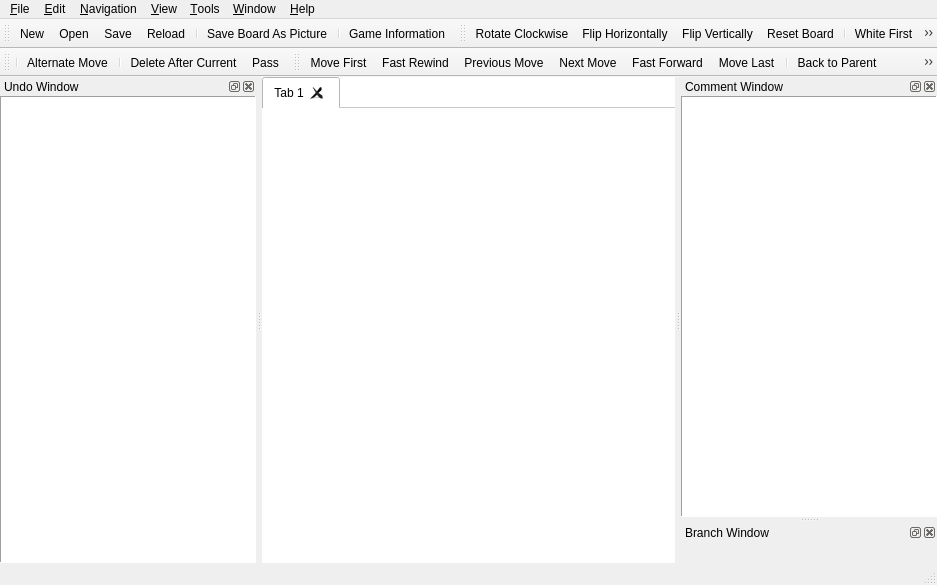
<?xml version="1.0" encoding="UTF-8"?>
<ui version="4.0">
 <class>MainWindow</class>
 <widget class="QMainWindow" name="MainWindow">
  <property name="geometry">
   <rect>
    <x>0</x>
    <y>0</y>
    <width>937</width>
    <height>585</height>
   </rect>
  </property>
  <property name="sizePolicy">
   <sizepolicy hsizetype="Minimum" vsizetype="Preferred">
    <horstretch>0</horstretch>
    <verstretch>0</verstretch>
   </sizepolicy>
  </property>
  <property name="acceptDrops">
   <bool>true</bool>
  </property>
  <property name="windowTitle">
   <string>mugo</string>
  </property>
  <property name="windowIcon">
   <iconset>
    <normaloff>:/pics/mugo.png</normaloff>:/pics/mugo.png</iconset>
  </property>
  <widget class="QWidget" name="centralWidget">
   <property name="styleSheet">
    <string>background-color: rgb(255, 255, 255);</string>
   </property>
   <layout class="QHBoxLayout" name="horizontalLayout_3">
    <property name="margin">
     <number>0</number>
    </property>
    <item>
     <widget class="QTabWidget" name="boardTabWidget">
      <property name="documentMode">
       <bool>true</bool>
      </property>
      <property name="tabsClosable">
       <bool>true</bool>
      </property>
      <property name="movable">
       <bool>true</bool>
      </property>
      <widget class="QWidget" name="tab">
       <attribute name="title">
        <string>Tab 1</string>
       </attribute>
       <layout class="QVBoxLayout" name="verticalLayout">
        <property name="margin">
         <number>0</number>
        </property>
       </layout>
      </widget>
     </widget>
    </item>
   </layout>
  </widget>
  <widget class="QMenuBar" name="menuBar">
   <property name="geometry">
    <rect>
     <x>0</x>
     <y>0</y>
     <width>937</width>
     <height>20</height>
    </rect>
   </property>
   <widget class="QMenu" name="menuFile">
    <property name="title">
     <string>&amp;File</string>
    </property>
    <widget class="QMenu" name="menuRecentFiles">
     <property name="title">
      <string>Recent Files</string>
     </property>
    </widget>
    <addaction name="actionNew"/>
    <addaction name="actionOpen"/>
    <addaction name="actionOpenURL"/>
    <addaction name="actionReload"/>
    <addaction name="separator"/>
    <addaction name="actionSave"/>
    <addaction name="actionSaveAs"/>
    <addaction name="separator"/>
    <addaction name="actionSaveBoardAsPicture"/>
    <addaction name="actionExportAsciiToClipboard"/>
    <addaction name="separator"/>
    <addaction name="actionCloseTab"/>
    <addaction name="separator"/>
    <addaction name="actionPrint"/>
    <addaction name="separator"/>
    <addaction name="menuRecentFiles"/>
    <addaction name="separator"/>
    <addaction name="actionExit"/>
   </widget>
   <widget class="QMenu" name="menuEdit">
    <property name="title">
     <string>&amp;Edit</string>
    </property>
    <widget class="QMenu" name="menuStoneMarkers">
     <property name="title">
      <string>Stone &amp;&amp; &amp;Markers</string>
     </property>
     <addaction name="actionAddBlackStone"/>
     <addaction name="actionAddWhiteStone"/>
     <addaction name="actionAddEmpty"/>
     <addaction name="separator"/>
     <addaction name="actionAddLabel"/>
     <addaction name="actionAddLabelManually"/>
     <addaction name="actionAddCircle"/>
     <addaction name="actionAddCross"/>
     <addaction name="actionAddSquare"/>
     <addaction name="actionAddTriangle"/>
     <addaction name="actionDeleteMarker"/>
    </widget>
    <widget class="QMenu" name="menuEncoding">
     <property name="title">
      <string>&amp;Encoding</string>
     </property>
     <addaction name="actionEncodingUTF8"/>
     <addaction name="separator"/>
     <addaction name="actionISO8859_1"/>
     <addaction name="actionISO8859_15"/>
     <addaction name="actionWindows_1252"/>
     <addaction name="actionISO8859_14"/>
     <addaction name="actionISO8859_7"/>
     <addaction name="actionWindows_1253"/>
     <addaction name="actionISO8859_10"/>
     <addaction name="actionISO8859_3"/>
     <addaction name="separator"/>
     <addaction name="actionISO8859_4"/>
     <addaction name="actionISO8859_13"/>
     <addaction name="actionWindows_1257"/>
     <addaction name="actionISO8859_2"/>
     <addaction name="actionWindows_1250"/>
     <addaction name="actionISO8859_5"/>
     <addaction name="actionWindows_1251"/>
     <addaction name="actionKoi8_R"/>
     <addaction name="actionKoi8_U"/>
     <addaction name="actionISO8859_16"/>
     <addaction name="separator"/>
     <addaction name="actionISO8859_11"/>
     <addaction name="actionISO8859_9"/>
     <addaction name="actionWindows_1254"/>
     <addaction name="actionWindows_1258"/>
     <addaction name="separator"/>
     <addaction name="actionISO8859_6"/>
     <addaction name="actionWindows_1256"/>
     <addaction name="actionWindows_1255"/>
     <addaction name="actionISO8859_8"/>
     <addaction name="separator"/>
     <addaction name="actionEncodingGB2312"/>
     <addaction name="actionEncodingBig5"/>
     <addaction name="separator"/>
     <addaction name="actionEncodingKorean"/>
     <addaction name="separator"/>
     <addaction name="actionEncodingEucJP"/>
     <addaction name="actionEncodingJIS"/>
     <addaction name="actionEncodingShiftJIS"/>
    </widget>
    <widget class="QMenu" name="menuAnnotation">
     <property name="title">
      <string>&amp;Annotation</string>
     </property>
     <addaction name="actionGoodMove"/>
     <addaction name="actionVeryGoodMove"/>
     <addaction name="actionBadMove"/>
     <addaction name="actionVeryBadMove"/>
     <addaction name="actionDoubtfulMove"/>
     <addaction name="actionInterestingMove"/>
     <addaction name="separator"/>
     <addaction name="actionEven"/>
     <addaction name="actionGoodForBlack"/>
     <addaction name="actionVeryGoodForBlack"/>
     <addaction name="actionGoodForWhite"/>
     <addaction name="actionVeryGoodForWhite"/>
     <addaction name="actionUnclear"/>
     <addaction name="separator"/>
     <addaction name="actionHotspot"/>
    </widget>
    <widget class="QMenu" name="menuEditMoveNumber">
     <property name="title">
      <string>Move &amp;Number</string>
     </property>
     <addaction name="actionSetMoveNumber"/>
     <addaction name="actionUnsetMoveNumber"/>
    </widget>
    <addaction name="separator"/>
    <addaction name="actionCopySGFtoClipboard"/>
    <addaction name="actionCopyCurrentSGFtoClipboard"/>
    <addaction name="actionPasteSGFfromClipboard"/>
    <addaction name="actionPasteSGFasBranchfromClipboard"/>
    <addaction name="separator"/>
    <addaction name="actionGameInformation"/>
    <addaction name="separator"/>
    <addaction name="actionDeleteAfterCurrent"/>
    <addaction name="actionDeleteOnlyCurrent"/>
    <addaction name="actionPass"/>
    <addaction name="separator"/>
    <addaction name="actionAlternateMove"/>
    <addaction name="menuStoneMarkers"/>
    <addaction name="menuAnnotation"/>
    <addaction name="menuEditMoveNumber"/>
    <addaction name="actionEditNodeName"/>
    <addaction name="separator"/>
    <addaction name="actionWhiteFirst"/>
    <addaction name="separator"/>
    <addaction name="actionRotateSgfClockwise"/>
    <addaction name="actionFlipSgfHorizontally"/>
    <addaction name="actionFlipSgfVertically"/>
    <addaction name="separator"/>
    <addaction name="menuEncoding"/>
   </widget>
   <widget class="QMenu" name="menuNavigation">
    <property name="title">
     <string>&amp;Navigation</string>
    </property>
    <addaction name="actionMoveFirst"/>
    <addaction name="actionFastRewind"/>
    <addaction name="actionPreviousMove"/>
    <addaction name="actionNextMove"/>
    <addaction name="actionFastForward"/>
    <addaction name="actionMoveLast"/>
    <addaction name="separator"/>
    <addaction name="actionBackToParent"/>
    <addaction name="actionPreviousBranch"/>
    <addaction name="actionNextBranch"/>
    <addaction name="separator"/>
    <addaction name="actionJumpToMoveNumber"/>
    <addaction name="actionJumpToClicked"/>
   </widget>
   <widget class="QMenu" name="menuView">
    <property name="title">
     <string>&amp;View</string>
    </property>
    <widget class="QMenu" name="menuShowMoveNumber">
     <property name="title">
      <string>Move Number</string>
     </property>
     <property name="icon">
      <iconset>
       <normaloff>:/res/showmovenumber.png</normaloff>:/res/showmovenumber.png</iconset>
     </property>
     <addaction name="actionShowMoveNumber"/>
     <addaction name="actionResetMoveNubmerInBranch"/>
     <addaction name="separator"/>
     <addaction name="actionNoMoveNumber"/>
     <addaction name="actionLast1Move"/>
     <addaction name="actionLast2Moves"/>
     <addaction name="actionLast5Moves"/>
     <addaction name="actionLast10Moves"/>
     <addaction name="actionLast20Moves"/>
     <addaction name="actionLast50Moves"/>
     <addaction name="actionAllMoves"/>
    </widget>
    <addaction name="menuShowMoveNumber"/>
    <addaction name="separator"/>
    <addaction name="actionShowCoordinate"/>
    <addaction name="actionShowCoordinateI"/>
    <addaction name="actionShowMarker"/>
    <addaction name="actionShowBranchMoves"/>
    <addaction name="actionBranchMode"/>
    <addaction name="actionRotateBoardClockwise"/>
    <addaction name="actionFlipBoardHorizontally"/>
    <addaction name="actionFlipBoardVertically"/>
    <addaction name="actionResetBoard"/>
   </widget>
   <widget class="QMenu" name="menuTools">
    <property name="title">
     <string>&amp;Tools</string>
    </property>
    <widget class="QMenu" name="menuLanguage">
     <property name="title">
      <string>&amp;Language</string>
     </property>
     <addaction name="actionLanguageSystemDefault"/>
     <addaction name="actionLanguageEnglish"/>
     <addaction name="actionLanguageJapanese"/>
    </widget>
    <addaction name="actionCountTerritory"/>
    <addaction name="actionPlayWithGnugo"/>
    <addaction name="separator"/>
    <addaction name="actionTutorBossSides"/>
    <addaction name="actionTutorOneSide"/>
    <addaction name="separator"/>
    <addaction name="actionPlaySound"/>
    <addaction name="separator"/>
    <addaction name="action19x19Board"/>
    <addaction name="action13x13Board"/>
    <addaction name="action9x9Board"/>
    <addaction name="actionCustomBoardSize"/>
    <addaction name="separator"/>
    <addaction name="menuLanguage"/>
    <addaction name="actionOptions"/>
   </widget>
   <widget class="QMenu" name="menuHelp">
    <property name="title">
     <string>&amp;Help</string>
    </property>
    <addaction name="actionAbout"/>
    <addaction name="actionAboutQT"/>
   </widget>
   <widget class="QMenu" name="menuWindow">
    <property name="title">
     <string>&amp;Window</string>
    </property>
    <widget class="QMenu" name="menuToolbars">
     <property name="title">
      <string>Toolbars</string>
     </property>
    </widget>
    <addaction name="menuToolbars"/>
    <addaction name="actionPreviousTab"/>
    <addaction name="actionNextTab"/>
    <addaction name="separator"/>
   </widget>
   <addaction name="menuFile"/>
   <addaction name="menuEdit"/>
   <addaction name="menuNavigation"/>
   <addaction name="menuView"/>
   <addaction name="menuTools"/>
   <addaction name="menuWindow"/>
   <addaction name="menuHelp"/>
  </widget>
  <widget class="QToolBar" name="mainToolBar">
   <property name="windowTitle">
    <string>Main Toolbar</string>
   </property>
   <property name="iconSize">
    <size>
     <width>18</width>
     <height>18</height>
    </size>
   </property>
   <attribute name="toolBarArea">
    <enum>TopToolBarArea</enum>
   </attribute>
   <attribute name="toolBarBreak">
    <bool>false</bool>
   </attribute>
   <addaction name="actionNew"/>
   <addaction name="actionOpen"/>
   <addaction name="actionSave"/>
   <addaction name="actionReload"/>
   <addaction name="separator"/>
   <addaction name="actionSaveBoardAsPicture"/>
   <addaction name="separator"/>
   <addaction name="actionGameInformation"/>
  </widget>
  <widget class="QToolBar" name="optionToolBar">
   <property name="windowTitle">
    <string>Option Toolbar</string>
   </property>
   <property name="iconSize">
    <size>
     <width>18</width>
     <height>18</height>
    </size>
   </property>
   <attribute name="toolBarArea">
    <enum>TopToolBarArea</enum>
   </attribute>
   <attribute name="toolBarBreak">
    <bool>false</bool>
   </attribute>
   <addaction name="actionRotateBoardClockwise"/>
   <addaction name="actionFlipBoardHorizontally"/>
   <addaction name="actionFlipBoardVertically"/>
   <addaction name="actionResetBoard"/>
   <addaction name="separator"/>
   <addaction name="actionWhiteFirst"/>
   <addaction name="separator"/>
   <addaction name="actionBranchMode"/>
  </widget>
  <widget class="QToolBar" name="editToolBar">
   <property name="windowTitle">
    <string>Edit Toolbar</string>
   </property>
   <property name="iconSize">
    <size>
     <width>18</width>
     <height>18</height>
    </size>
   </property>
   <attribute name="toolBarArea">
    <enum>TopToolBarArea</enum>
   </attribute>
   <attribute name="toolBarBreak">
    <bool>true</bool>
   </attribute>
   <addaction name="separator"/>
   <addaction name="actionAlternateMove"/>
   <addaction name="separator"/>
   <addaction name="actionDeleteAfterCurrent"/>
   <addaction name="actionPass"/>
  </widget>
  <widget class="QToolBar" name="navigationToolBar">
   <property name="windowTitle">
    <string>Navigation Toolbar</string>
   </property>
   <property name="iconSize">
    <size>
     <width>18</width>
     <height>18</height>
    </size>
   </property>
   <attribute name="toolBarArea">
    <enum>TopToolBarArea</enum>
   </attribute>
   <attribute name="toolBarBreak">
    <bool>false</bool>
   </attribute>
   <addaction name="actionMoveFirst"/>
   <addaction name="actionFastRewind"/>
   <addaction name="actionPreviousMove"/>
   <addaction name="actionNextMove"/>
   <addaction name="actionFastForward"/>
   <addaction name="actionMoveLast"/>
   <addaction name="separator"/>
   <addaction name="actionBackToParent"/>
   <addaction name="actionPreviousBranch"/>
   <addaction name="actionNextBranch"/>
   <addaction name="separator"/>
   <addaction name="actionJumpToMoveNumber"/>
   <addaction name="actionJumpToClicked"/>
  </widget>
  <widget class="QStatusBar" name="statusBar"/>
  <widget class="QDockWidget" name="commentDockWidget">
   <property name="windowTitle">
    <string>Comment Window</string>
   </property>
   <attribute name="dockWidgetArea">
    <number>2</number>
   </attribute>
   <widget class="QWidget" name="commentDockWidgetContents">
    <layout class="QHBoxLayout" name="commentLayout">
     <property name="margin">
      <number>0</number>
     </property>
     <item>
      <widget class="QPlainTextEdit" name="commentWidget">
       <property name="focusPolicy">
        <enum>Qt::ClickFocus</enum>
       </property>
       <property name="frameShape">
        <enum>QFrame::Panel</enum>
       </property>
      </widget>
     </item>
    </layout>
   </widget>
  </widget>
  <widget class="QDockWidget" name="branchDockWidget">
   <property name="windowTitle">
    <string>Branch Window</string>
   </property>
   <attribute name="dockWidgetArea">
    <number>2</number>
   </attribute>
   <widget class="QWidget" name="branchDockWidgetContents">
    <layout class="QHBoxLayout" name="branchLayout">
     <property name="margin">
      <number>0</number>
     </property>
    </layout>
   </widget>
  </widget>
  <widget class="QDockWidget" name="undoDockWidget">
   <property name="sizePolicy">
    <sizepolicy hsizetype="Preferred" vsizetype="Preferred">
     <horstretch>0</horstretch>
     <verstretch>0</verstretch>
    </sizepolicy>
   </property>
   <property name="floating">
    <bool>false</bool>
   </property>
   <property name="windowTitle">
    <string>Undo Window</string>
   </property>
   <attribute name="dockWidgetArea">
    <number>1</number>
   </attribute>
   <widget class="QWidget" name="dockWidgetContents">
    <layout class="QHBoxLayout" name="undoLayout">
     <property name="margin">
      <number>0</number>
     </property>
     <item>
      <widget class="QUndoView" name="undoView">
       <property name="frameShape">
        <enum>QFrame::Panel</enum>
       </property>
      </widget>
     </item>
    </layout>
   </widget>
  </widget>
  <action name="actionNew">
   <property name="icon">
    <iconset>
     <normaloff>:/res/filenew.png</normaloff>:/res/filenew.png</iconset>
   </property>
   <property name="text">
    <string>&amp;New</string>
   </property>
  </action>
  <action name="actionOpen">
   <property name="icon">
    <iconset>
     <normaloff>:/res/fileopen.png</normaloff>:/res/fileopen.png</iconset>
   </property>
   <property name="text">
    <string>&amp;Open...</string>
   </property>
  </action>
  <action name="actionOpenURL">
   <property name="text">
    <string>Open &amp;URL...</string>
   </property>
  </action>
  <action name="actionReload">
   <property name="icon">
    <iconset>
     <normaloff>:/res/reload.png</normaloff>:/res/reload.png</iconset>
   </property>
   <property name="text">
    <string>&amp;Reload</string>
   </property>
  </action>
  <action name="actionSave">
   <property name="icon">
    <iconset>
     <normaloff>:/res/filesave.png</normaloff>:/res/filesave.png</iconset>
   </property>
   <property name="text">
    <string>&amp;Save</string>
   </property>
  </action>
  <action name="actionSaveAs">
   <property name="text">
    <string>Save &amp;As...</string>
   </property>
  </action>
  <action name="actionSaveBoardAsPicture">
   <property name="icon">
    <iconset>
     <normaloff>:/res/saveimage.png</normaloff>:/res/saveimage.png</iconset>
   </property>
   <property name="text">
    <string>Save &amp;Board As Picture</string>
   </property>
  </action>
  <action name="actionExit">
   <property name="text">
    <string>E&amp;xit</string>
   </property>
  </action>
  <action name="actionCopySGFtoClipboard">
   <property name="text">
    <string>Copy SGF to Clipboard</string>
   </property>
  </action>
  <action name="actionCopyCurrentSGFtoClipboard">
   <property name="text">
    <string>Copy Current SGF to Clipboard</string>
   </property>
  </action>
  <action name="actionPasteSGFfromClipboard">
   <property name="text">
    <string>Paste SGF from Clipboard</string>
   </property>
  </action>
  <action name="actionPasteSGFasBranchfromClipboard">
   <property name="text">
    <string>Paste SGF as Branch from Clipboard</string>
   </property>
  </action>
  <action name="actionGameInformation">
   <property name="icon">
    <iconset>
     <normaloff>:/res/gameinfo.png</normaloff>:/res/gameinfo.png</iconset>
   </property>
   <property name="text">
    <string>Game &amp;Information</string>
   </property>
  </action>
  <action name="actionDeleteAfterCurrent">
   <property name="icon">
    <iconset>
     <normaloff>:/res/remove.png</normaloff>:/res/remove.png</iconset>
   </property>
   <property name="text">
    <string>&amp;Delete After Current</string>
   </property>
  </action>
  <action name="actionPass">
   <property name="icon">
    <iconset>
     <normaloff>:/res/pass.png</normaloff>:/res/pass.png</iconset>
   </property>
   <property name="text">
    <string>&amp;Pass</string>
   </property>
  </action>
  <action name="actionEditNodeName">
   <property name="text">
    <string>Edit Node Name</string>
   </property>
  </action>
  <action name="actionAlternateMove">
   <property name="checkable">
    <bool>true</bool>
   </property>
   <property name="icon">
    <iconset>
     <normaloff>:/res/movealternate.png</normaloff>:/res/movealternate.png</iconset>
   </property>
   <property name="text">
    <string>Alternate Move</string>
   </property>
  </action>
  <action name="actionAddBlackStone">
   <property name="checkable">
    <bool>true</bool>
   </property>
   <property name="icon">
    <iconset>
     <normaloff>:/res/black_64.png</normaloff>:/res/black_64.png</iconset>
   </property>
   <property name="text">
    <string>Add Black Stone</string>
   </property>
  </action>
  <action name="actionAddWhiteStone">
   <property name="checkable">
    <bool>true</bool>
   </property>
   <property name="icon">
    <iconset>
     <normaloff>:/res/white_64.png</normaloff>:/res/white_64.png</iconset>
   </property>
   <property name="text">
    <string>Add White Stone</string>
   </property>
  </action>
  <action name="actionAddEmpty">
   <property name="checkable">
    <bool>true</bool>
   </property>
   <property name="icon">
    <iconset>
     <normaloff>:/res/empty.png</normaloff>:/res/empty.png</iconset>
   </property>
   <property name="text">
    <string>Add Empty</string>
   </property>
  </action>
  <action name="actionAddLabel">
   <property name="checkable">
    <bool>true</bool>
   </property>
   <property name="icon">
    <iconset>
     <normaloff>:/res/text.png</normaloff>:/res/text.png</iconset>
   </property>
   <property name="text">
    <string>Add Label</string>
   </property>
  </action>
  <action name="actionAddCircle">
   <property name="checkable">
    <bool>true</bool>
   </property>
   <property name="icon">
    <iconset>
     <normaloff>:/res/circle.png</normaloff>:/res/circle.png</iconset>
   </property>
   <property name="text">
    <string>Add Circle</string>
   </property>
  </action>
  <action name="actionAddCross">
   <property name="checkable">
    <bool>true</bool>
   </property>
   <property name="icon">
    <iconset>
     <normaloff>:/res/cross.png</normaloff>:/res/cross.png</iconset>
   </property>
   <property name="text">
    <string>Add Cross</string>
   </property>
  </action>
  <action name="actionAddSquare">
   <property name="checkable">
    <bool>true</bool>
   </property>
   <property name="icon">
    <iconset>
     <normaloff>:/res/square.png</normaloff>:/res/square.png</iconset>
   </property>
   <property name="text">
    <string>Add Square</string>
   </property>
  </action>
  <action name="actionAddTriangle">
   <property name="checkable">
    <bool>true</bool>
   </property>
   <property name="icon">
    <iconset>
     <normaloff>:/res/triangle.png</normaloff>:/res/triangle.png</iconset>
   </property>
   <property name="text">
    <string>Add Triangle</string>
   </property>
  </action>
  <action name="actionDeleteMarker">
   <property name="checkable">
    <bool>true</bool>
   </property>
   <property name="icon">
    <iconset>
     <normaloff>:/res/rubbereraser.png</normaloff>:/res/rubbereraser.png</iconset>
   </property>
   <property name="text">
    <string>Delete Marker</string>
   </property>
  </action>
  <action name="actionGoodMove">
   <property name="checkable">
    <bool>true</bool>
   </property>
   <property name="text">
    <string>Good Move</string>
   </property>
  </action>
  <action name="actionVeryGoodMove">
   <property name="checkable">
    <bool>true</bool>
   </property>
   <property name="text">
    <string>Very Good Move</string>
   </property>
  </action>
  <action name="actionBadMove">
   <property name="checkable">
    <bool>true</bool>
   </property>
   <property name="text">
    <string>Bad Move</string>
   </property>
  </action>
  <action name="actionVeryBadMove">
   <property name="checkable">
    <bool>true</bool>
   </property>
   <property name="text">
    <string>Very Bad Move</string>
   </property>
  </action>
  <action name="actionDoubtfulMove">
   <property name="checkable">
    <bool>true</bool>
   </property>
   <property name="text">
    <string>Doubtful Move</string>
   </property>
  </action>
  <action name="actionEven">
   <property name="checkable">
    <bool>true</bool>
   </property>
   <property name="text">
    <string>Even</string>
   </property>
  </action>
  <action name="actionGoodForBlack">
   <property name="checkable">
    <bool>true</bool>
   </property>
   <property name="text">
    <string>Good for Black</string>
   </property>
  </action>
  <action name="actionVeryGoodForBlack">
   <property name="checkable">
    <bool>true</bool>
   </property>
   <property name="text">
    <string>Very Good for Black</string>
   </property>
  </action>
  <action name="actionGoodForWhite">
   <property name="checkable">
    <bool>true</bool>
   </property>
   <property name="text">
    <string>Good for White</string>
   </property>
  </action>
  <action name="actionVeryGoodForWhite">
   <property name="checkable">
    <bool>true</bool>
   </property>
   <property name="text">
    <string>Very Good for White</string>
   </property>
  </action>
  <action name="actionUnclear">
   <property name="checkable">
    <bool>true</bool>
   </property>
   <property name="text">
    <string>Unclear</string>
   </property>
  </action>
  <action name="actionHotspot">
   <property name="checkable">
    <bool>true</bool>
   </property>
   <property name="text">
    <string>Hotspot</string>
   </property>
  </action>
  <action name="actionInterestingMove">
   <property name="checkable">
    <bool>true</bool>
   </property>
   <property name="text">
    <string>Interesting Move</string>
   </property>
  </action>
  <action name="actionRotateSgfClockwise">
   <property name="icon">
    <iconset>
     <normaloff>:/res/rotateright.png</normaloff>:/res/rotateright.png</iconset>
   </property>
   <property name="text">
    <string>Rotate SGF &amp;Clockwise</string>
   </property>
  </action>
  <action name="actionFlipSgfHorizontally">
   <property name="icon">
    <iconset>
     <normaloff>:/res/fliphorizontally.png</normaloff>:/res/fliphorizontally.png</iconset>
   </property>
   <property name="text">
    <string>Flip SGF &amp;Horizontally</string>
   </property>
  </action>
  <action name="actionFlipSgfVertically">
   <property name="icon">
    <iconset>
     <normaloff>:/res/flipvertically.png</normaloff>:/res/flipvertically.png</iconset>
   </property>
   <property name="text">
    <string>Flip SGF &amp;Vertically</string>
   </property>
  </action>
  <action name="actionJumpToMoveNumber">
   <property name="icon">
    <iconset>
     <normaloff>:/res/jumptonumber.png</normaloff>:/res/jumptonumber.png</iconset>
   </property>
   <property name="text">
    <string>Jump To Move Number</string>
   </property>
  </action>
  <action name="actionJumpToClicked">
   <property name="checkable">
    <bool>true</bool>
   </property>
   <property name="icon">
    <iconset>
     <normaloff>:/res/jumptoclicked.png</normaloff>:/res/jumptoclicked.png</iconset>
   </property>
   <property name="text">
    <string>Jump To Clicked</string>
   </property>
  </action>
  <action name="actionSetMoveNumber">
   <property name="text">
    <string>Set Move Number</string>
   </property>
  </action>
  <action name="actionUnsetMoveNumber">
   <property name="text">
    <string>Unset Move Number</string>
   </property>
  </action>
  <action name="actionWhiteFirst">
   <property name="checkable">
    <bool>true</bool>
   </property>
   <property name="icon">
    <iconset>
     <normaloff>:/res/whitefirst.png</normaloff>:/res/whitefirst.png</iconset>
   </property>
   <property name="text">
    <string>&amp;White First</string>
   </property>
  </action>
  <action name="actionEncodingUTF8">
   <property name="checkable">
    <bool>true</bool>
   </property>
   <property name="checked">
    <bool>true</bool>
   </property>
   <property name="text">
    <string>UTF-8</string>
   </property>
  </action>
  <action name="actionEncodingShiftJIS">
   <property name="checkable">
    <bool>true</bool>
   </property>
   <property name="text">
    <string>Japanese (Shift_JIS)</string>
   </property>
  </action>
  <action name="actionEncodingJIS">
   <property name="checkable">
    <bool>true</bool>
   </property>
   <property name="text">
    <string>Japanese (JIS)</string>
   </property>
  </action>
  <action name="actionEncodingEucJP">
   <property name="checkable">
    <bool>true</bool>
   </property>
   <property name="text">
    <string>Japanese (EUC)</string>
   </property>
  </action>
  <action name="actionEncodingKorean">
   <property name="checkable">
    <bool>true</bool>
   </property>
   <property name="text">
    <string>Korean (EUC-KR)</string>
   </property>
  </action>
  <action name="actionKoi8_R">
   <property name="checkable">
    <bool>true</bool>
   </property>
   <property name="text">
    <string>Cyrillic (KOI8-R)</string>
   </property>
  </action>
  <action name="actionKoi8_U">
   <property name="checkable">
    <bool>true</bool>
   </property>
   <property name="text">
    <string>Cyrillic/Ukrainian (KOI8-U)</string>
   </property>
  </action>
  <action name="actionWindows_1250">
   <property name="checkable">
    <bool>true</bool>
   </property>
   <property name="text">
    <string>Central European (Windows-1250)</string>
   </property>
  </action>
  <action name="actionWindows_1251">
   <property name="checkable">
    <bool>true</bool>
   </property>
   <property name="text">
    <string>Cyrillic (Windows-1251)</string>
   </property>
  </action>
  <action name="actionWindows_1252">
   <property name="checkable">
    <bool>true</bool>
   </property>
   <property name="text">
    <string>Western (Windows-1252)</string>
   </property>
  </action>
  <action name="actionWindows_1253">
   <property name="checkable">
    <bool>true</bool>
   </property>
   <property name="text">
    <string>Greek (Windows-1253)</string>
   </property>
  </action>
  <action name="actionWindows_1254">
   <property name="checkable">
    <bool>true</bool>
   </property>
   <property name="text">
    <string>Turkish (Windows-1254)</string>
   </property>
  </action>
  <action name="actionWindows_1255">
   <property name="checkable">
    <bool>true</bool>
   </property>
   <property name="text">
    <string>Hebrew (Windows-1255)</string>
   </property>
  </action>
  <action name="actionWindows_1256">
   <property name="checkable">
    <bool>true</bool>
   </property>
   <property name="text">
    <string>Arabic (Windows-1256)</string>
   </property>
  </action>
  <action name="actionWindows_1257">
   <property name="checkable">
    <bool>true</bool>
   </property>
   <property name="text">
    <string>Baltic (Windows-1257)</string>
   </property>
  </action>
  <action name="actionWindows_1258">
   <property name="checkable">
    <bool>true</bool>
   </property>
   <property name="text">
    <string>Vietnamese (Windows-1258)</string>
   </property>
  </action>
  <action name="actionISO8859_1">
   <property name="checkable">
    <bool>true</bool>
   </property>
   <property name="text">
    <string>Western (ISO-8859-1)</string>
   </property>
  </action>
  <action name="actionISO8859_2">
   <property name="checkable">
    <bool>true</bool>
   </property>
   <property name="text">
    <string>Central European (ISO-8859-2)</string>
   </property>
  </action>
  <action name="actionISO8859_3">
   <property name="checkable">
    <bool>true</bool>
   </property>
   <property name="text">
    <string>South European (ISO-8859-3)</string>
   </property>
  </action>
  <action name="actionISO8859_4">
   <property name="checkable">
    <bool>true</bool>
   </property>
   <property name="text">
    <string>Baltic (ISO-8859-4)</string>
   </property>
  </action>
  <action name="actionISO8859_5">
   <property name="checkable">
    <bool>true</bool>
   </property>
   <property name="text">
    <string>Cyrillic (ISO-8859-5)</string>
   </property>
  </action>
  <action name="actionISO8859_6">
   <property name="checkable">
    <bool>true</bool>
   </property>
   <property name="text">
    <string>Arabic (ISO-8859-6)</string>
   </property>
  </action>
  <action name="actionISO8859_7">
   <property name="checkable">
    <bool>true</bool>
   </property>
   <property name="text">
    <string>Greek (ISO-8859-7)</string>
   </property>
  </action>
  <action name="actionISO8859_8">
   <property name="checkable">
    <bool>true</bool>
   </property>
   <property name="text">
    <string>Hebrew Visual (ISO-8859-8)</string>
   </property>
  </action>
  <action name="actionISO8859_9">
   <property name="checkable">
    <bool>true</bool>
   </property>
   <property name="text">
    <string>Turkish (ISO-8859-9)</string>
   </property>
  </action>
  <action name="actionISO8859_10">
   <property name="checkable">
    <bool>true</bool>
   </property>
   <property name="text">
    <string>Nordic (ISO-8859-10)</string>
   </property>
  </action>
  <action name="actionISO8859_11">
   <property name="checkable">
    <bool>true</bool>
   </property>
   <property name="text">
    <string>Thai (ISO-8859-11)</string>
   </property>
  </action>
  <action name="actionISO8859_13">
   <property name="checkable">
    <bool>true</bool>
   </property>
   <property name="text">
    <string>Baltic (ISO-8859-13)</string>
   </property>
  </action>
  <action name="actionISO8859_14">
   <property name="checkable">
    <bool>true</bool>
   </property>
   <property name="text">
    <string>Celtic (ISO-8859-14)</string>
   </property>
  </action>
  <action name="actionISO8859_15">
   <property name="checkable">
    <bool>true</bool>
   </property>
   <property name="text">
    <string>Western (ISO-8859-15)</string>
   </property>
  </action>
  <action name="actionISO8859_16">
   <property name="checkable">
    <bool>true</bool>
   </property>
   <property name="text">
    <string>Romanian (ISO-8859-16)</string>
   </property>
  </action>
  <action name="actionEncodingGB2312">
   <property name="checkable">
    <bool>true</bool>
   </property>
   <property name="text">
    <string>Chinese Simplified (GB2312)</string>
   </property>
  </action>
  <action name="actionEncodingBig5">
   <property name="checkable">
    <bool>true</bool>
   </property>
   <property name="text">
    <string>Chinese Traditional (Big5)</string>
   </property>
  </action>
  <action name="actionMoveFirst">
   <property name="icon">
    <iconset>
     <normaloff>:/res/firstmove.png</normaloff>:/res/firstmove.png</iconset>
   </property>
   <property name="text">
    <string>Move First</string>
   </property>
  </action>
  <action name="actionFastRewind">
   <property name="icon">
    <iconset>
     <normaloff>:/res/fastrewind.png</normaloff>:/res/fastrewind.png</iconset>
   </property>
   <property name="text">
    <string>Fast Rewind</string>
   </property>
  </action>
  <action name="actionPreviousMove">
   <property name="icon">
    <iconset>
     <normaloff>:/res/prevmove.png</normaloff>:/res/prevmove.png</iconset>
   </property>
   <property name="text">
    <string>Previous Move</string>
   </property>
  </action>
  <action name="actionNextMove">
   <property name="icon">
    <iconset>
     <normaloff>:/res/nextmove.png</normaloff>:/res/nextmove.png</iconset>
   </property>
   <property name="text">
    <string>Next Move</string>
   </property>
  </action>
  <action name="actionFastForward">
   <property name="icon">
    <iconset>
     <normaloff>:/res/fastforward.png</normaloff>:/res/fastforward.png</iconset>
   </property>
   <property name="text">
    <string>Fast Forward</string>
   </property>
  </action>
  <action name="actionMoveLast">
   <property name="icon">
    <iconset>
     <normaloff>:/res/lastmove.png</normaloff>:/res/lastmove.png</iconset>
   </property>
   <property name="text">
    <string>Move Last</string>
   </property>
  </action>
  <action name="actionBackToParent">
   <property name="icon">
    <iconset>
     <normaloff>:/res/backparent.png</normaloff>:/res/backparent.png</iconset>
   </property>
   <property name="text">
    <string>Back to Parent</string>
   </property>
  </action>
  <action name="actionPreviousBranch">
   <property name="icon">
    <iconset>
     <normaloff>:/res/prevbranch.png</normaloff>:/res/prevbranch.png</iconset>
   </property>
   <property name="text">
    <string>Previous Branch</string>
   </property>
  </action>
  <action name="actionNextBranch">
   <property name="icon">
    <iconset>
     <normaloff>:/res/nextbranch.png</normaloff>:/res/nextbranch.png</iconset>
   </property>
   <property name="text">
    <string>Next Branch</string>
   </property>
  </action>
  <action name="actionShowMoveNumber">
   <property name="checkable">
    <bool>true</bool>
   </property>
   <property name="icon">
    <iconset>
     <normaloff>:/res/showmovenumber.png</normaloff>:/res/showmovenumber.png</iconset>
   </property>
   <property name="text">
    <string>Show Move Number</string>
   </property>
  </action>
  <action name="actionNoMoveNumber">
   <property name="checkable">
    <bool>true</bool>
   </property>
   <property name="text">
    <string>No Move Number</string>
   </property>
  </action>
  <action name="actionLast1Move">
   <property name="checkable">
    <bool>true</bool>
   </property>
   <property name="text">
    <string>Last 1 Move</string>
   </property>
  </action>
  <action name="actionLast2Moves">
   <property name="checkable">
    <bool>true</bool>
   </property>
   <property name="text">
    <string>Last 2 Moves</string>
   </property>
  </action>
  <action name="actionLast5Moves">
   <property name="checkable">
    <bool>true</bool>
   </property>
   <property name="text">
    <string>Last 5 Moves</string>
   </property>
  </action>
  <action name="actionLast10Moves">
   <property name="checkable">
    <bool>true</bool>
   </property>
   <property name="text">
    <string>Last 10 Moves</string>
   </property>
  </action>
  <action name="actionLast20Moves">
   <property name="checkable">
    <bool>true</bool>
   </property>
   <property name="text">
    <string>Last 20 Moves</string>
   </property>
  </action>
  <action name="actionLast50Moves">
   <property name="checkable">
    <bool>true</bool>
   </property>
   <property name="text">
    <string>Last 50 Moves</string>
   </property>
  </action>
  <action name="actionAllMoves">
   <property name="checkable">
    <bool>true</bool>
   </property>
   <property name="text">
    <string>All Moves</string>
   </property>
  </action>
  <action name="actionShowCoordinate">
   <property name="checkable">
    <bool>true</bool>
   </property>
   <property name="checked">
    <bool>true</bool>
   </property>
   <property name="text">
    <string>Show Coordinate</string>
   </property>
  </action>
  <action name="actionShowCoordinateI">
   <property name="checkable">
    <bool>true</bool>
   </property>
   <property name="text">
    <string>Show Coordinate With &amp;I</string>
   </property>
  </action>
  <action name="actionShowMarker">
   <property name="checkable">
    <bool>true</bool>
   </property>
   <property name="checked">
    <bool>true</bool>
   </property>
   <property name="text">
    <string>Show Marker</string>
   </property>
  </action>
  <action name="actionShowBranchMoves">
   <property name="checkable">
    <bool>true</bool>
   </property>
   <property name="checked">
    <bool>true</bool>
   </property>
   <property name="text">
    <string>Show Branch Moves</string>
   </property>
  </action>
  <action name="actionBranchMode">
   <property name="checkable">
    <bool>true</bool>
   </property>
   <property name="icon">
    <iconset>
     <normaloff>:/res/branchmode.png</normaloff>:/res/branchmode.png</iconset>
   </property>
   <property name="text">
    <string>&amp;Branch Mode</string>
   </property>
  </action>
  <action name="actionRotateBoardClockwise">
   <property name="checkable">
    <bool>true</bool>
   </property>
   <property name="icon">
    <iconset>
     <normaloff>:/res/rotateright.png</normaloff>:/res/rotateright.png</iconset>
   </property>
   <property name="text">
    <string>Rotate &amp;Clockwise</string>
   </property>
  </action>
  <action name="actionFlipBoardHorizontally">
   <property name="checkable">
    <bool>true</bool>
   </property>
   <property name="icon">
    <iconset>
     <normaloff>:/res/fliphorizontally.png</normaloff>:/res/fliphorizontally.png</iconset>
   </property>
   <property name="text">
    <string>Flip &amp;Horizontally</string>
   </property>
  </action>
  <action name="actionFlipBoardVertically">
   <property name="checkable">
    <bool>true</bool>
   </property>
   <property name="icon">
    <iconset>
     <normaloff>:/res/flipvertically.png</normaloff>:/res/flipvertically.png</iconset>
   </property>
   <property name="text">
    <string>Flip &amp;Vertically</string>
   </property>
  </action>
  <action name="actionResetBoard">
   <property name="icon">
    <iconset>
     <normaloff>:/res/resetboard.png</normaloff>:/res/resetboard.png</iconset>
   </property>
   <property name="text">
    <string>&amp;Reset Board</string>
   </property>
  </action>
  <action name="actionCountTerritory">
   <property name="checkable">
    <bool>true</bool>
   </property>
   <property name="text">
    <string>&amp;Count Territory</string>
   </property>
  </action>
  <action name="actionPlayWithGnugo">
   <property name="checkable">
    <bool>true</bool>
   </property>
   <property name="text">
    <string>Play with gnugo</string>
   </property>
  </action>
  <action name="actionTutorBossSides">
   <property name="checkable">
    <bool>true</bool>
   </property>
   <property name="text">
    <string>Tutor Boss Sides</string>
   </property>
  </action>
  <action name="actionTutorOneSide">
   <property name="checkable">
    <bool>true</bool>
   </property>
   <property name="text">
    <string>Tutor One Side</string>
   </property>
  </action>
  <action name="actionPlaySound">
   <property name="checkable">
    <bool>true</bool>
   </property>
   <property name="icon">
    <iconset>
     <normaloff>:/res/sound.png</normaloff>:/res/sound.png</iconset>
   </property>
   <property name="text">
    <string>Play &amp;Sound</string>
   </property>
  </action>
  <action name="action19x19Board">
   <property name="text">
    <string>19 x 19 Board</string>
   </property>
  </action>
  <action name="action13x13Board">
   <property name="text">
    <string>13 x 13 Board</string>
   </property>
  </action>
  <action name="action9x9Board">
   <property name="text">
    <string>9 x 9 Board</string>
   </property>
  </action>
  <action name="actionCustomBoardSize">
   <property name="text">
    <string>Custom Board Size</string>
   </property>
  </action>
  <action name="actionLanguageSystemDefault">
   <property name="checkable">
    <bool>true</bool>
   </property>
   <property name="text">
    <string>System Default</string>
   </property>
  </action>
  <action name="actionLanguageEnglish">
   <property name="checkable">
    <bool>true</bool>
   </property>
   <property name="text">
    <string>English</string>
   </property>
  </action>
  <action name="actionLanguageJapanese">
   <property name="checkable">
    <bool>true</bool>
   </property>
   <property name="text">
    <string>Japanese</string>
   </property>
  </action>
  <action name="actionOptions">
   <property name="icon">
    <iconset>
     <normaloff>:/res/options.png</normaloff>:/res/options.png</iconset>
   </property>
   <property name="text">
    <string>&amp;Options...</string>
   </property>
  </action>
  <action name="actionMainToolbar">
   <property name="checkable">
    <bool>true</bool>
   </property>
   <property name="checked">
    <bool>true</bool>
   </property>
   <property name="text">
    <string>Main Toolbar</string>
   </property>
  </action>
  <action name="actionOptionToolbar">
   <property name="checkable">
    <bool>true</bool>
   </property>
   <property name="checked">
    <bool>true</bool>
   </property>
   <property name="text">
    <string>Option Toolbar</string>
   </property>
  </action>
  <action name="actionEditToolbar">
   <property name="checkable">
    <bool>true</bool>
   </property>
   <property name="checked">
    <bool>true</bool>
   </property>
   <property name="text">
    <string>Edit Toolbar</string>
   </property>
  </action>
  <action name="actionNavigationToolbar">
   <property name="checkable">
    <bool>true</bool>
   </property>
   <property name="checked">
    <bool>true</bool>
   </property>
   <property name="text">
    <string>Navigation Toolbar</string>
   </property>
  </action>
  <action name="actionAbout">
   <property name="icon">
    <iconset>
     <normaloff>:/pics/mugo.png</normaloff>:/pics/mugo.png</iconset>
   </property>
   <property name="text">
    <string>&amp;About...</string>
   </property>
  </action>
  <action name="actionAboutQT">
   <property name="icon">
    <iconset>
     <normaloff>:/res/qt.png</normaloff>:/res/qt.png</iconset>
   </property>
   <property name="text">
    <string>About Qt...</string>
   </property>
  </action>
  <action name="actionExportAsciiToClipboard">
   <property name="text">
    <string>Export Ascii to &amp;Clipboard</string>
   </property>
  </action>
  <action name="actionDeleteOnlyCurrent">
   <property name="icon">
    <iconset>
     <normaloff>:/res/removeself.png</normaloff>:/res/removeself.png</iconset>
   </property>
   <property name="text">
    <string>Delete Only Current</string>
   </property>
  </action>
  <action name="actionPrint">
   <property name="text">
    <string>&amp;Print</string>
   </property>
  </action>
  <action name="actionAddLabelManually">
   <property name="checkable">
    <bool>true</bool>
   </property>
   <property name="icon">
    <iconset>
     <normaloff>:/res/text2.png</normaloff>:/res/text2.png</iconset>
   </property>
   <property name="text">
    <string>Add Label Manually</string>
   </property>
  </action>
  <action name="actionCloseTab">
   <property name="text">
    <string>Close Tab</string>
   </property>
  </action>
  <action name="actionResetMoveNubmerInBranch">
   <property name="checkable">
    <bool>true</bool>
   </property>
   <property name="text">
    <string>Reset Move Nubmer in Branch</string>
   </property>
  </action>
  <action name="actionPreviousTab">
   <property name="text">
    <string>Previous Tab</string>
   </property>
  </action>
  <action name="actionNextTab">
   <property name="text">
    <string>Next Tab</string>
   </property>
  </action>
 </widget>
 <layoutdefault spacing="6" margin="11"/>
 <customwidgets>
  <customwidget>
   <class>QUndoView</class>
   <extends>QListView</extends>
   <header location="global">qundoview.h</header>
  </customwidget>
 </customwidgets>
 <tabstops>
  <tabstop>commentWidget</tabstop>
  <tabstop>undoView</tabstop>
 </tabstops>
 <resources/>
 <connections/>
</ui>
